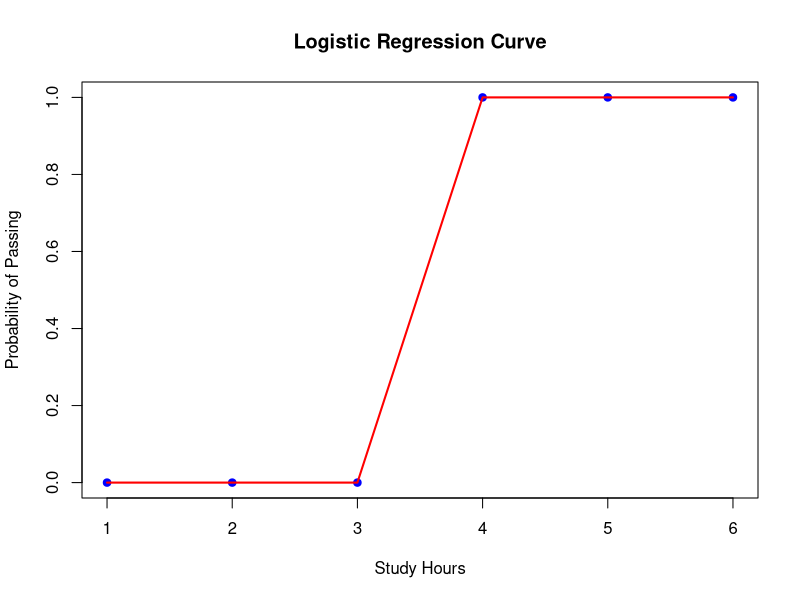

Reproduce this figure in R.
# Sample dataset
hours <- c(1, 2, 3, 4, 5, 6)
pass <- c(0, 0, 0, 1, 1, 1) # 1 = Pass, 0 = Fail
data <- data.frame(hours, pass)
# FIT LOGISTIC REGRESSION MODEL
model <- glm(pass ~ hours, data = data, family = binomial)
cat("===== LOGISTIC REGRESSION SUMMARY =====\n")
print(summary(model))
# PREDICT PROBABILITY OF PASSING
pred <- predict(model, type = "response")
cat("\nPredicted probabilities of passing:\n")
print(pred)
# PLOT: Hours vs Probability of Passing
plot(hours, pred,
main = "Logistic Regression Curve",
xlab = "Study Hours",
ylab = "Probability of Passing",
pch = 19,
col = "blue")
lines(hours, pred, col = "red", lwd = 2)
